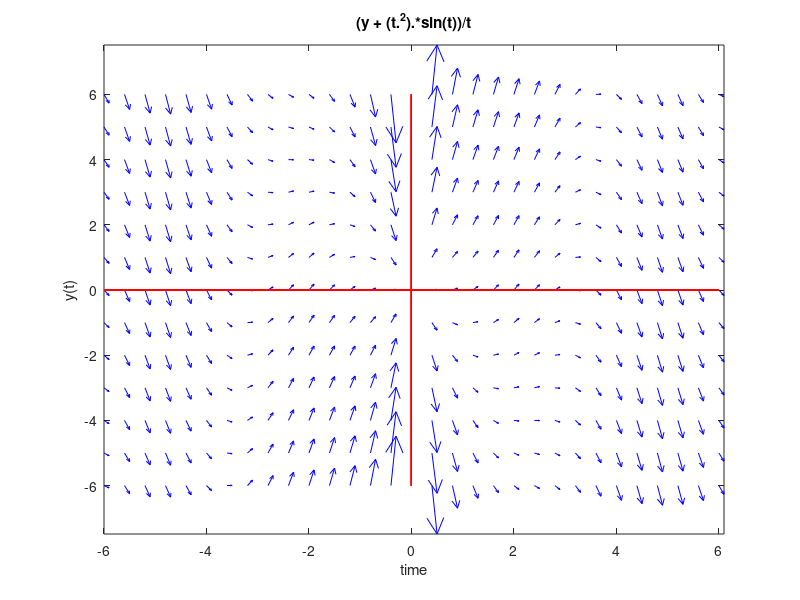

Recreate this plot in MATLAB. (Note: this script raises an error after producing the figure.)
clear;clc
lim=6
y=-lim:lim;	%	pick	values	of	y
t=-lim:.4:lim;	%	pick	values	of	t
[tt,yt]=meshgrid(t,y);	%	create	a	2-d	array	of	samples	of	t	and	y
#dy=6-yt;	%	create	dy/dt
#syms y(t);
dy= (yt+(t.^2).*sin(t))./t;
dt=ones(size(dy));	%	create	corresponding	time	coordinates
figure, quiver(tt,yt,dt,dy,0.1,'b')	%	quiver	displays	the	directional	arrows
xlabel('time'),ylabel('y(t)'),	axis	tight
title('(y + (t.^2).*sin(t))/t')
hold	on
plot(t,0*ones(length(t)),'-r','linewidth',0.5)
plot(0*ones(length(yt)),yt,'-r','linewidth',0.5)
CC=[-2:2];%	values	of	C
%	now	plot	the	solution
tt=t;
clear	t
syms	y(t)	C
ys=dsolve(diff(y,t)==(y + (t.^2).*sin(t))./t);	%	get	the	symbolic	solution
vars=symvar(ys);%	find	the	symbolic	variables
ys=subs(ys,vars(1),C);	%	replace	the	unknown	constant	with	C
yss=function_handle(rhs(ys)) #create	in-line	function	for	plotting	the	solution
#yss=MATLABFunction(ys);	%	create	in-line	function	for	plotting	the	solution
for	k=1:length(CC)
		C=CC(k);
    ysS=yss(C,tt);
    plot(tt,ysS)
end;
grid on